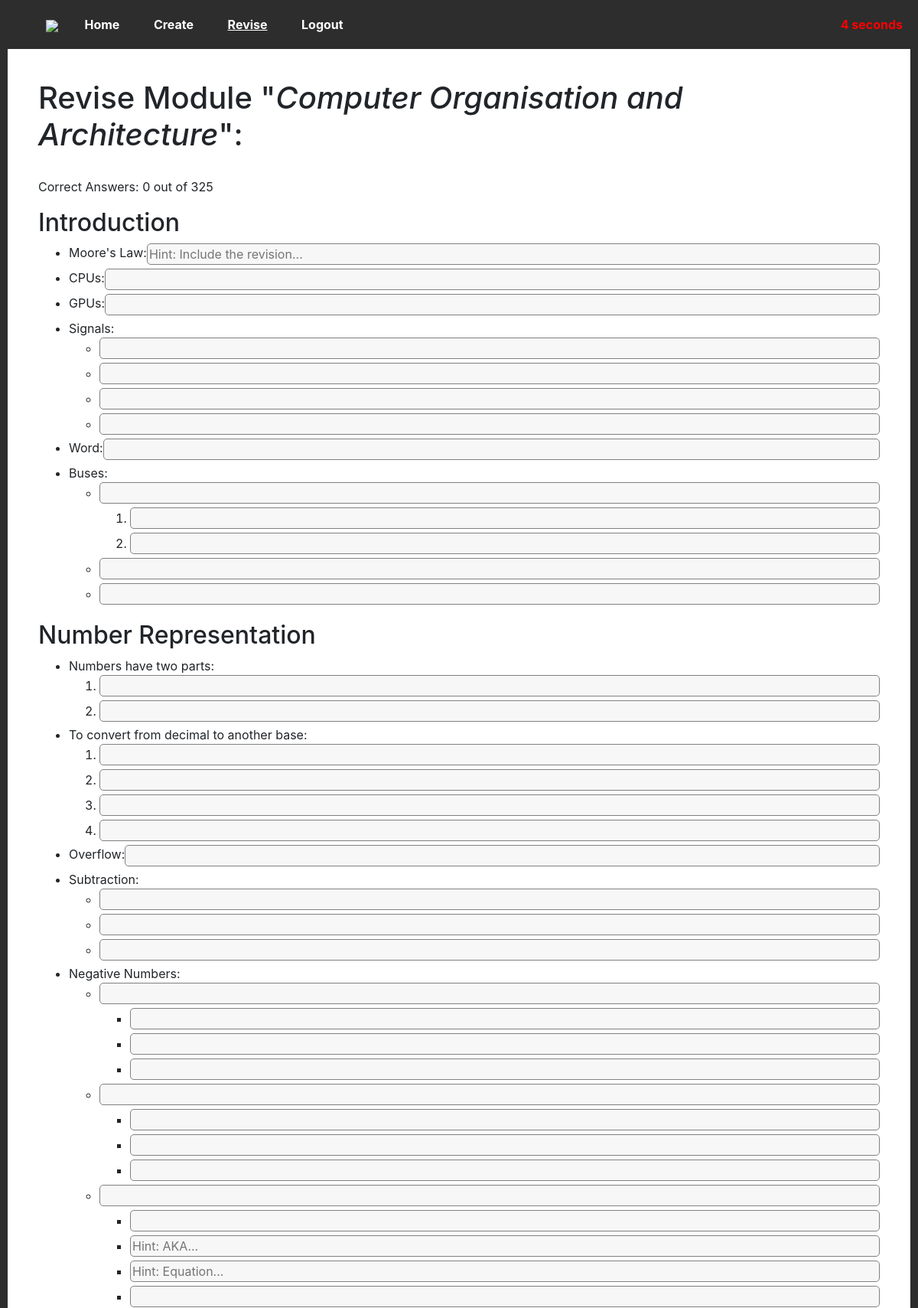
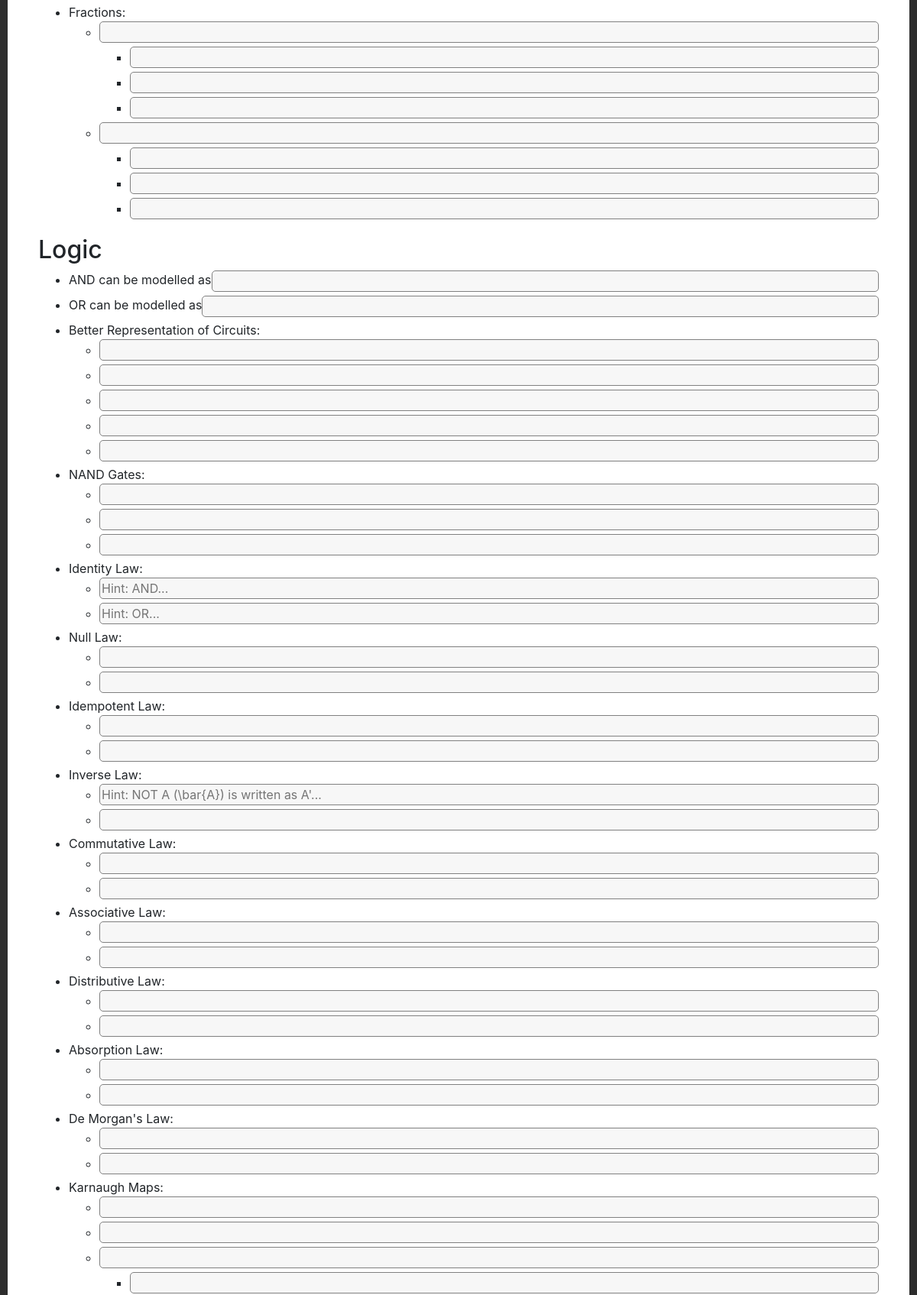
Screenshot of /revise/module/3 (signed in, upper part) with the database file from the repository (2 pictures, top to bottom).
### website/models.py (models this page shows, shortened)
class Module(db.Model): # Example: CS126 -> Design of Information Structures
    id = db.Column(db.Integer, primary_key=True)
    code = db.Column(db.String(16))
    name = db.Column(db.String(512))
    course = db.Column(db.Integer, db.ForeignKey("course.id"))
    attempts = db.Column(db.Integer, default=0)
    time = db.Column(db.String(128))
    def getHeadings(self):
        return Heading.query.filter_by(module=self.id).all()

class Heading(db.Model): # Example: Sorting Algorithms
    id = db.Column(db.Integer, primary_key=True)
    text = db.Column(db.String(512))
    module = db.Column(db.Integer, db.ForeignKey("module.id"))
    attempts = db.Column(db.Integer, default=0)
    time = db.Column(db.String(128))
    order = db.Column(db.Integer, default=0)
    def getPoints(self):
        return Point.query.filter_by(isRoot=True, parent=self.id).all()

class Point(db.Model): # Examples: [Merge Sort, Has a running time of O(n log n)]
    id = db.Column(db.Integer, primary_key=True)
    text = db.Column(db.String(1048576))
    blankFill = db.Column(db.Boolean) # If True, then this point can be used in "fill-the-blank" style questions.
    hint = db.Column(db.String(4096)) # Available to be shown (for example, "list 3 advantages")
    parent = db.Column(db.Integer) # If isRoot==True, then this points to a heading. Otherwise to another point.
    isRoot = db.Column(db.Boolean) # Can this be a starting point for a question (list the points below this one)?
    numeric = db.Column(db.Boolean, default=False) # If numeric, use <ol>, otherwise use <ul>
    punc = db.Column(db.Boolean, default=True) # Remove punctuation when checking answers.
    leniency = db.Column(db.Integer, default=90) # Match percentage between given answer and correct answer.
    code = db.Column(db.Boolean, default=False) # Question requires code answer. Punc is overriden to False and a textarea is displayed instead of a standard 1-line input.
    successes = db.Column(db.Integer, default=0)
    failures = db.Column(db.Integer, default=0)
    last_answered = db.Column(db.DateTime(timezone=True))
    order = db.Column(db.Integer, default=0)
    def getChildren(self):
        return Point.query.filter_by(isRoot=False, parent=self.id).all()
    def question(self):
        try:
            return str(self.text)[0: str(self.text).index(">|<")]
        except Exception as e:
            print("Error: " + str(e))
            return self.text
    def answer(self):
        '''If the point is blank-fill capable, it returns just the answer string'''
        try:
            return str(self.text)[str(self.text).index(">|<") + 4 : len(self.text)]
        except:
            return ""

### website/revise/revise.py (the view, shortened to what this page needs)
@revise.route("/module/<int:m_id>", methods=["GET", "POST"])
@login_required
def module(m_id):
    module = Module.query.get(m_id)
    if not module:
        flash("Invalid details!", category="error")
        return redirect(url_for("revise.index"))
    results = dict()
    count = 0
    start = 0
    return render_template("revise_module.html", module=module, user=current_user, results=results, count=count, start=start)

### app.py (called while the page is built)
@app.context_processor
def current_nav():
    return get_current_nav()

### website/__init__.py (called while the page is built)
def get_current_nav():
    navs = ["create", "revise", "login", "signup"] # Otherwise: home.
    current = "home"
    for nav in navs:
        if nav in request.path:
            current = nav
    return dict(current_nav = current)

### website/revise/templates/revise_module.html (shortened to what this page needs)
{% extends "base.html" %}
{% block content %}
    <h1>Revise Module "<i>{{ module.name }}</i>":</h1><br>
    <p>Correct Answers: {{ count }} out of <span id="q_count"></span></p>
    <form method="POST" autocomplete="off">
        {% for heading in module.getHeadings() %}
            <h2>{{ heading.text }}</h2>
            <ul>
                {% for node in heading.getPoints() %}
                    <li>
                        <div style="display: flex;">
                        {{ node.question() }}
                        {% if node.blankFill %}
                            <input type="text" name="{{ node.id }}" {% if results[node.id] %}
                                value="{{ results[node.id] }}"
                                {% if node.checkAnswer(results[node.id]) %}
                                    class = "revise-blank-input revise-input-correct"
                                    tabindex="-1"
                                {% else %}
                                    class = "revise-blank-input revise-input-incorrect"
                                {% endif %}
                            {% else %}
                                class="revise-blank-input"
                            {% endif %}
                            {% if node.hint %}
                                placeholder="Hint: {{ node.hint }}"
                            {% endif %}
                            autocomplete="off"
                            >
                        {% endif %}
                        </div>
                    </li>
                    {% if node.numeric %}
                        <ol>
                    {% else %}
                        <ul>
                    {% endif %}
                    {%- for item in node.getChildren() recursive %}
                        <li>
                            <input type="text" name="{{ item.id }}"
                                {% if results[item.id] %}
                                    value="{{ results[item.id] }}"
                                    {% if item.checkAnswer(results[item.id]) %}
                                        class = "revise-input revise-input-correct"
                                        tabindex="-1"
                                    {% else %}
                                        class = "revise-input revise-input-incorrect"
                                    {% endif %}
                                {% else %}
                                    class="revise-input"
                                {% endif %}
                                {% if item.hint %}
                                    placeholder="Hint: {{ item.hint }}"
                                {% endif %}
                                autocomplete="off"
                            >
                        </li>
                        {% if item.getChildren() | length > 0 %}
                            {% if item.numeric %}
                                <ol>
                            {% else %}
                                <ul>
                            {% endif %}
                                {{ loop(item.getChildren()) }}
                            {% if item.numeric %}
                                </ol>
                            {% else %}
                                </ul>
                            {% endif %}
                        {% endif %}
                    {% endfor %}
                    {% if node.numeric %}
                        </ol>
                    {% else %}
                        </ul>
                    {% endif %}
                {% endfor %}
            </ul>
        {% endfor %}
        <span id="timer" class="timer">-- seconds</span>
    </form>
{% endblock %}

### website/home/templates/base.html (shortened to what this page needs)
<!DOCTYPE html>
<html lang="en">
    <head>
        <link rel="stylesheet" href="{{ url_for('home.static', filename='css/base.css') }}">
        <link rel="stylesheet" href="{{ url_for('home.static', filename='css/navbar.css') }}">
        <link rel="stylesheet" href="{{ url_for('home.static', filename='css/footer.css') }}">
        <link rel="stylesheet" href="{{ url_for('create.static', filename='create.css') }}">
        <link rel="stylesheet" href="{{ url_for('revise.static', filename='revise.css') }}">
        <link
            rel="stylesheet"
            href="https://stackpath.bootstrapcdn.com/bootstrap/4.4.1/css/bootstrap.min.css"
        />
    </head>
    <body>
        {% include "navbar.html" %}
        <div class="page">
            {% block content %} {% endblock %}
            <br><br>
        </div>
    </body>
</html>

### website/home/templates/navbar.html
<div class="nbar">
    <ul class="nav_links">
        <li><img src="{{ url_for('home.static', filename='icon.png') }}"></li>
        <li><a href="/" {% if current_nav == "home" %} style="text-decoration: underline;" {% endif %}>Home</a></li>
        {% if user.is_authenticated %}
            <li><a href="/create/" {% if current_nav == "create" %} style="text-decoration: underline;" {% endif %}>Create</a></li>
            <li><a href="/revise/" {% if current_nav == "revise" %} style="text-decoration: underline;" {% endif %}>Revise</a></li>
            <li><a href="/auth/logout">Logout</a></li>
        {% else %}
            <li><a href="/auth/login" {% if current_nav == "login" %} style="text-decoration: underline;" {% endif %}>Login</a></li>
            <li><a href="/auth/signup" {% if current_nav == "signup" %} style="text-decoration: underline;" {% endif %}>Signup</a></li>
        {% endif %}
    </ul>
</div>

### website/home/home_static/css/base.css (style rules this page uses)
.page { padding: 40px; border-left: 10px solid rgb(45, 45, 45); border-right: 10px solid rgb(45, 45, 45); background-color: white; padding-bottom: 0px; min-height: 100vh; }

### website/home/home_static/css/navbar.css (style rules this page uses)
.nbar { background-color: rgb(45, 45, 45); padding: 10px; }
.nbar ul { list-style-type: none; margin: 10px; }
.nbar li { display: inline; }
.nav_links a { padding: 20px; background-color: rgb(45, 45, 45); color: white; text-decoration: none; font-weight: bold; margin-top: 10px; }
.nbar img { height: 0px; height: 24px; padding-right: 10px; }

### website/revise/static/revise.css (style rules this page uses)
.revise-input { width: 100%; margin-bottom: 5px; border: 1px solid grey; border-radius: 5px; background-color: rgb(247, 247, 247); }
.revise-blank-input { margin-bottom: 5px; border: 1px solid grey; border-radius: 5px; background-color: rgb(247, 247, 247); flex: 2; }
.timer { position:fixed; top: 20px; right: 20px; color: red; font-weight: bolder; }

### rows the page displays
Module: name "Computer Organisation and Architecture"
Heading: text "Introduction"
Point: question "Moore's Law:", id+hint "Hint: Include the revision..."
Point: question "CPUs:"
Point: question "GPUs:"
Point: question "Signals:"
Point: question "Word:"
Point: question "Buses:"
Heading: text "Number Representation"
Point: question "Numbers have two parts:"
Point: question "To convert from decimal to another base:"
Point: question "Overflow:"
Point: question "Subtraction:"
Point: question "Negative Numbers:"
Point: id+hint "Hint: AKA..."
Point: id+hint "Hint: Equation..."
Point: question "Fractions:"
Heading: text "Logic"
Point: question "AND can be modelled as"
Point: question "OR can be modelled as"
Point: question "Better Representation of Circuits:"
Point: question "NAND Gates:"
Point: question "Identity Law:"
Point: id+hint "Hint: AND..."
Point: id+hint "Hint: OR..."
Point: question "Null Law:"
Point: question "Idempotent Law:"
Point: question "Inverse Law:"
Point: id+hint "Hint: NOT A (\\bar{A}) is written as A'..."
Point: question "Commutative Law:"
Point: question "Associative Law:"
Point: question "Distributive Law:"
Point: question "Absorption Law:"
Point: question "De Morgan's Law:"
Point: question "Karnaugh Maps:"

### other values shown
{{ count }} "0"
